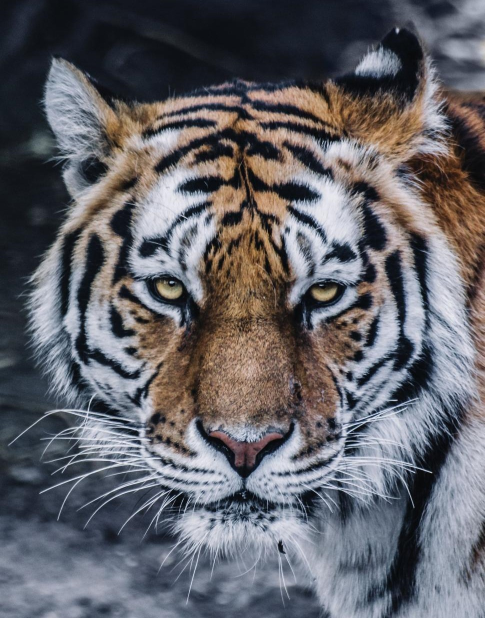
#> input picture assets/test3.jpg, 970 x 1236 px (shown at 1/2 size)
$ python affine.py
#> lines starting #> are read from the running program, lines starting #| are printed output that depends on the picture
import cv2 as cv
import numpy as np


if __name__ == "__main__":

    img = cv.imread("../../assets/test3.jpg")
#> img is the input picture: shape (1236, 970, 3); mean B, G, R 104.1, 98.3, 98.8
    img = cv.resize(img, None, fx=.5, fy=.5)
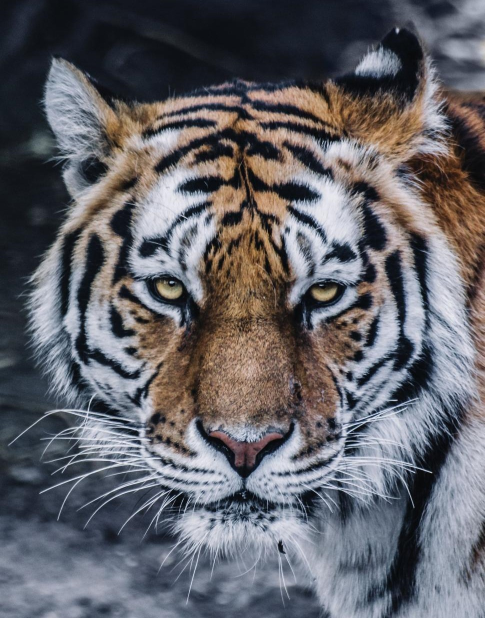
#> img: shape (618, 485, 3); mean B, G, R 104.2, 98.4, 99
    rows, cols = img.shape[:2]
#> rows = 618; cols = 485

    cv.imshow("Original Image", img)

    # example 1
    # source points
    src = np.float32([[0, 0], [cols - 1, 0], [0, rows - 1]])
#> src = [[0, 0], [484, 0], [0, 617]]
    # destination points
    dst = np.float32([[cols // 3, 0], [cols - 1, 0], [cols // 2, rows - 1]])
#> dst = [[161, 0], [484, 0], [242, 617]]

    # creating the transformation matrix
    affine_matrix = cv.getAffineTransform(src, dst)
#> affine_matrix = [[0.667, 0.131, 161], [0, 1, 0]]
    output = cv.warpAffine(img, affine_matrix, (cols, rows))
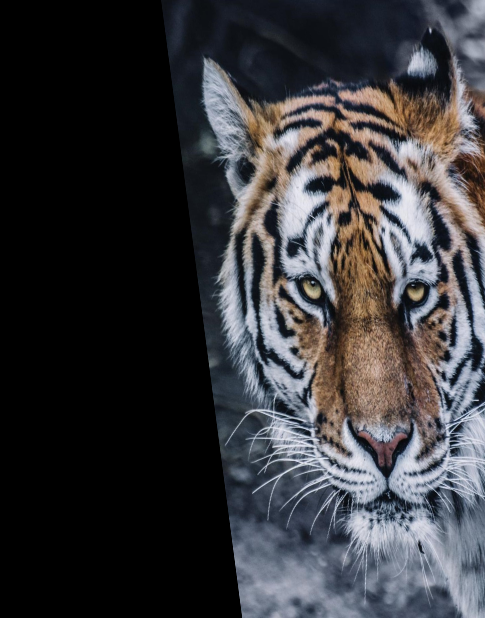
#> output: shape (618, 485, 3); mean B, G, R 59.4, 56.2, 56.6

    cv.imshow("Example 1", output)

    # example 2
    src = np.float32([[0, 0], [0, rows - 1], [cols - 1, rows - 1]])
    dst = np.float32([[0, 0], [cols // 3, rows - 1], [cols - 1, (rows - 1) // 2]])
    affine_matrix = cv.getAffineTransform(src, dst)
    output = cv.warpAffine(img, affine_matrix, (cols, rows))
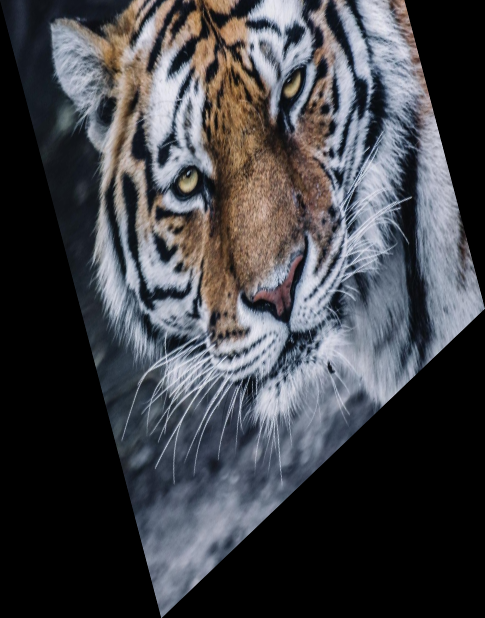
#> output: shape (618, 485, 3); mean B, G, R 71.4, 66.8, 66

    cv.imshow("Example 2", output)

    # example 3
    src = np.float32([[0, 0], [0, rows - 1], [cols - 1, rows - 1]])
    dst = np.float32([[0, 0], [0, rows // 2], [cols - 1, 2 * rows // 3]])
    affine_matrix = cv.getAffineTransform(src, dst)
    output = cv.warpAffine(img, affine_matrix, (cols, rows))
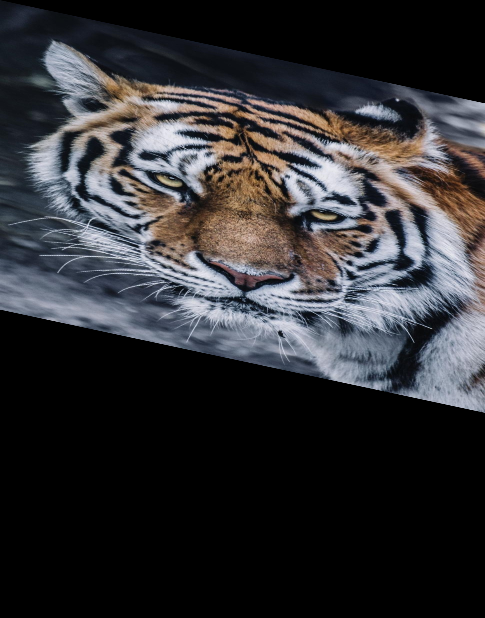
#> output: shape (618, 485, 3); mean B, G, R 52.2, 49.3, 49.6

    cv.imshow("Example 3", output)


    cv.waitKey(0)
    cv.destroyAllWindows()

$ run again, with assets/test1.jpg copied over assets/test3.jpg
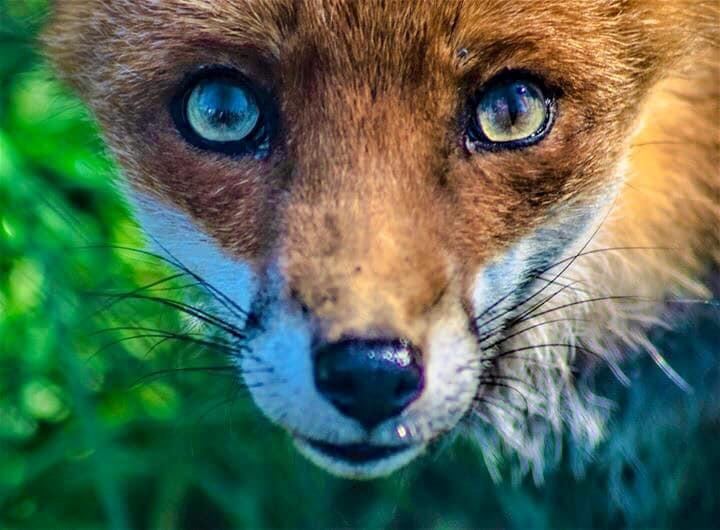
#> input picture assets/test1.jpg, 720 x 530 px
#> img is the input picture: shape (530, 720, 3); mean B, G, R 83.2, 106.1, 85.5
#> img: shape (265, 360, 3)
#> `output = cv.warpAffine(img, affine_matrix, (cols, rows))`:
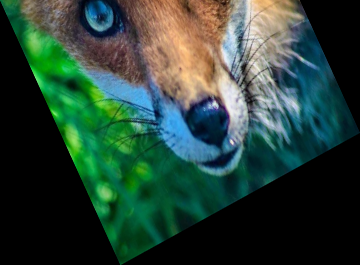
#> output: shape (265, 360, 3); mean B, G, R 55.2, 67, 41.7
#> `output = cv.warpAffine(img, affine_matrix, (cols, rows))`:
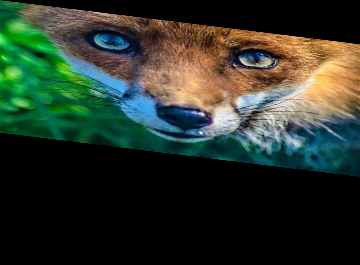
#> output: shape (265, 360, 3); mean B, G, R 41.7, 53.1, 42.8

$ run again, with assets/test10.jpg copied over assets/test3.jpg
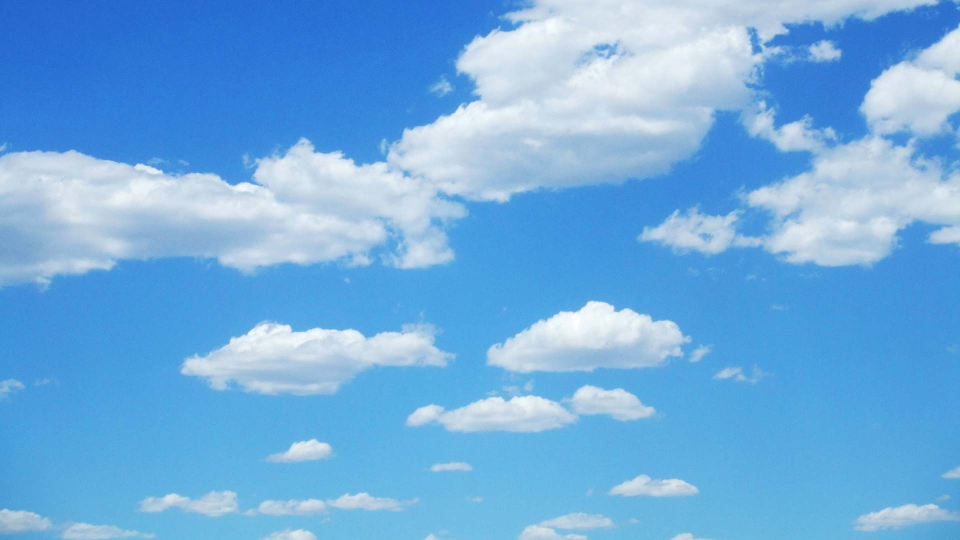
#> input picture assets/test10.jpg, 1920 x 1080 px (shown at 1/2 size)
#> img is the input picture: shape (1080, 1920, 3); mean B, G, R 223.5, 172.7, 111.7
#> img: shape (540, 960, 3)
#> `output = cv.warpAffine(img, affine_matrix, (cols, rows))`:
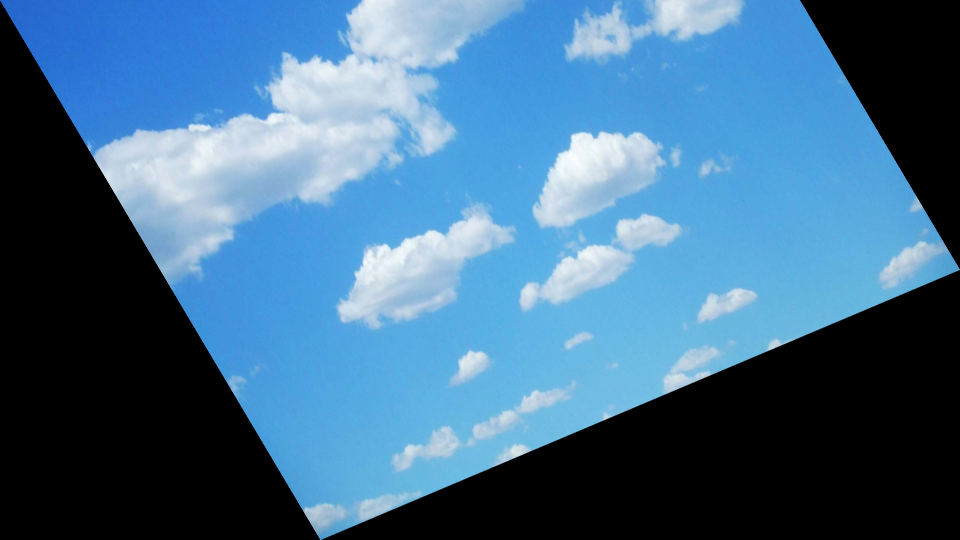
#> output: shape (540, 960, 3); mean B, G, R 140, 108.1, 66.6
#> `output = cv.warpAffine(img, affine_matrix, (cols, rows))`:
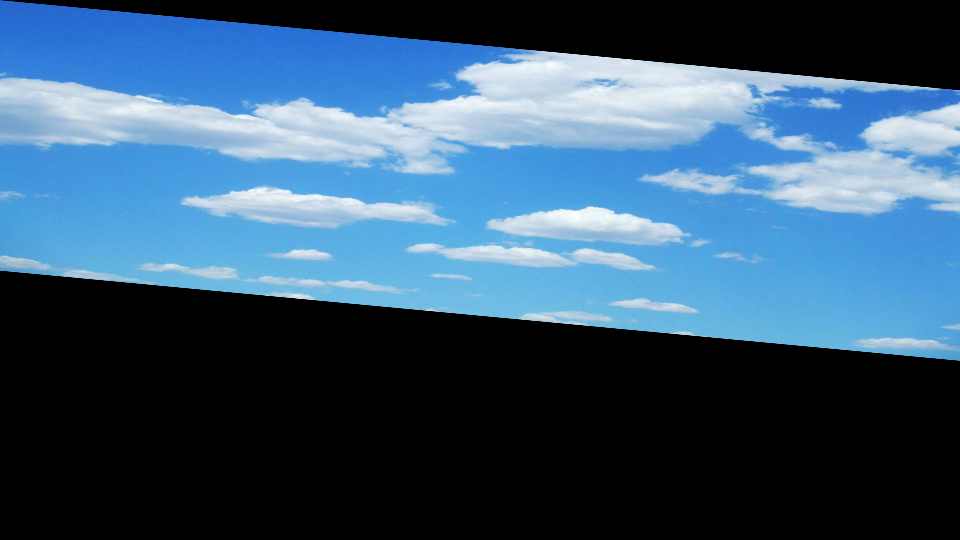
#> output: shape (540, 960, 3); mean B, G, R 112, 86.6, 56

$ run again, with assets/test11.jpg copied over assets/test3.jpg
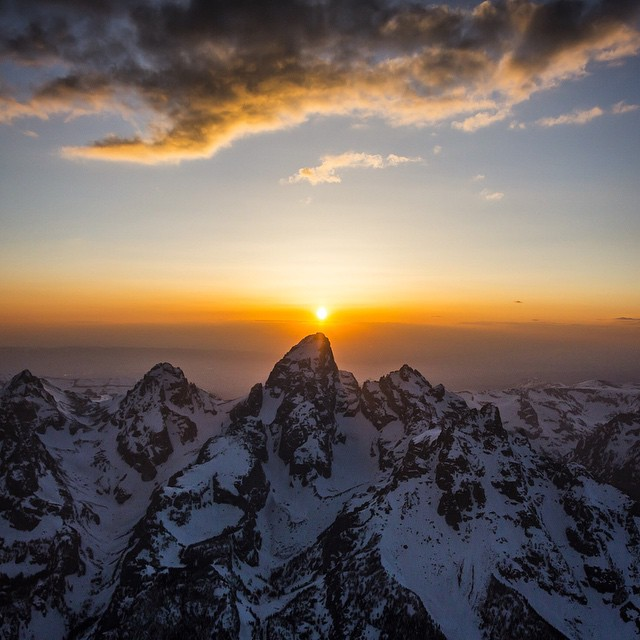
#> input picture assets/test11.jpg, 640 x 640 px
#> img is the input picture: shape (640, 640, 3); mean B, G, R 90.6, 98.2, 111.2
#> img: shape (320, 320, 3)
#> `output = cv.warpAffine(img, affine_matrix, (cols, rows))`:
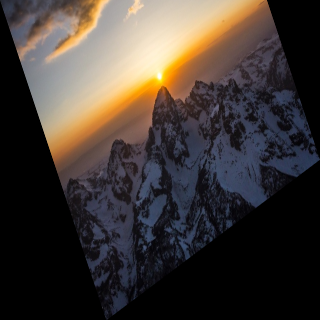
#> output: shape (320, 320, 3); mean B, G, R 52.6, 57.2, 65.4
#> `output = cv.warpAffine(img, affine_matrix, (cols, rows))`:
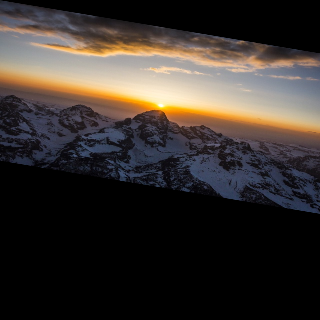
#> output: shape (320, 320, 3); mean B, G, R 45.5, 49.3, 55.9
